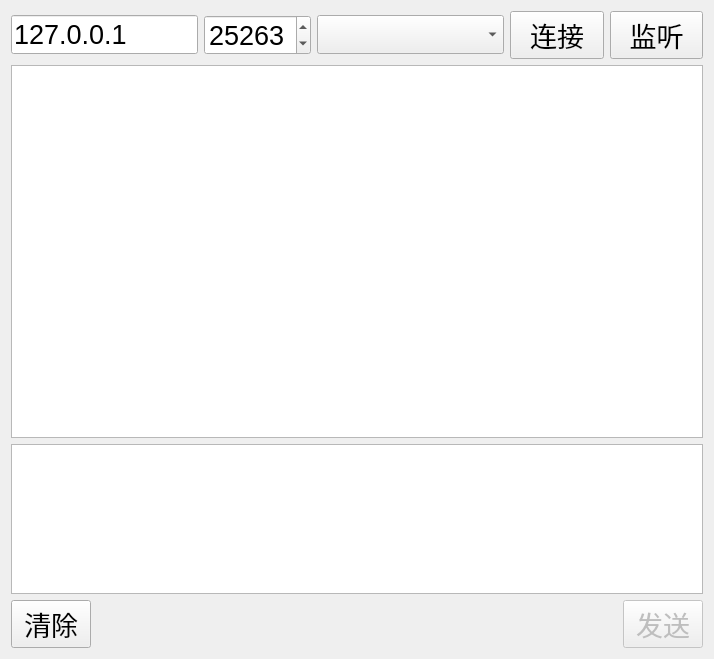
<?xml version="1.0" encoding="UTF-8"?>
<ui version="4.0">
 <class>MainWindow</class>
 <widget class="QMainWindow" name="MainWindow">
  <property name="geometry">
   <rect>
    <x>0</x>
    <y>0</y>
    <width>714</width>
    <height>659</height>
   </rect>
  </property>
  <property name="windowTitle">
   <string>TCP Socket GUI</string>
  </property>
  <widget class="QWidget" name="centralWidget">
   <layout class="QVBoxLayout" name="verticalLayout">
    <item>
     <layout class="QHBoxLayout" name="horizontalLayout" stretch="2,1,2,1,1">
      <item>
       <widget class="QLineEdit" name="txtIP">
        <property name="font">
         <font>
          <pointsize>20</pointsize>
         </font>
        </property>
        <property name="text">
         <string>127.0.0.1</string>
        </property>
       </widget>
      </item>
      <item>
       <widget class="QSpinBox" name="portNum">
        <property name="font">
         <font>
          <pointsize>20</pointsize>
         </font>
        </property>
        <property name="maximum">
         <number>65536</number>
        </property>
        <property name="value">
         <number>25263</number>
        </property>
       </widget>
      </item>
      <item>
       <widget class="QComboBox" name="clientsBox">
        <property name="font">
         <font>
          <pointsize>20</pointsize>
         </font>
        </property>
        <property name="toolTip">
         <string/>
        </property>
        <property name="editable">
         <bool>false</bool>
        </property>
       </widget>
      </item>
      <item>
       <widget class="QPushButton" name="btnConnect">
        <property name="font">
         <font>
          <pointsize>20</pointsize>
         </font>
        </property>
        <property name="text">
         <string>连接</string>
        </property>
       </widget>
      </item>
      <item>
       <widget class="QPushButton" name="btnListen">
        <property name="font">
         <font>
          <pointsize>20</pointsize>
         </font>
        </property>
        <property name="text">
         <string>监听</string>
        </property>
       </widget>
      </item>
     </layout>
    </item>
    <item>
     <widget class="QPlainTextEdit" name="txtReceive">
      <property name="font">
       <font>
        <pointsize>15</pointsize>
       </font>
      </property>
      <property name="readOnly">
       <bool>true</bool>
      </property>
     </widget>
    </item>
    <item>
     <widget class="QPlainTextEdit" name="txtSend">
      <property name="maximumSize">
       <size>
        <width>16777215</width>
        <height>150</height>
       </size>
      </property>
      <property name="font">
       <font>
        <pointsize>15</pointsize>
       </font>
      </property>
     </widget>
    </item>
    <item>
     <layout class="QHBoxLayout" name="horizontalLayout_2">
      <item>
       <widget class="QPushButton" name="btnClear">
        <property name="font">
         <font>
          <pointsize>20</pointsize>
         </font>
        </property>
        <property name="text">
         <string>清除</string>
        </property>
       </widget>
      </item>
      <item>
       <spacer name="horizontalSpacer">
        <property name="orientation">
         <enum>Qt::Horizontal</enum>
        </property>
        <property name="sizeHint" stdset="0">
         <size>
          <width>40</width>
          <height>20</height>
         </size>
        </property>
       </spacer>
      </item>
      <item>
       <widget class="QPushButton" name="btnSend">
        <property name="enabled">
         <bool>false</bool>
        </property>
        <property name="font">
         <font>
          <pointsize>20</pointsize>
         </font>
        </property>
        <property name="text">
         <string>发送</string>
        </property>
       </widget>
      </item>
     </layout>
    </item>
   </layout>
  </widget>
 </widget>
 <layoutdefault spacing="6" margin="11"/>
 <resources/>
 <connections/>
</ui>
